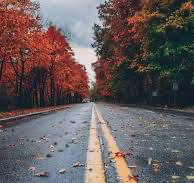
#> input picture OpenCv_Basics/Images/1.png, 194 x 183 px
$ python CVimages.py
#> lines starting #> are read from the running program, lines starting #| are printed output that depends on the picture
'''
Getting started with imagse
->Reading an Images
->Check image attribute like datatype and shape
->Matrix reprsentation of an image in Numpy
->Color Images and splitting/merging images channels
->Displaying images using matplotlib
->VSaving Images
'''

#read and write images for your projects

import cv2

img = cv2.imread('1.png',0)      #enable you to read the images
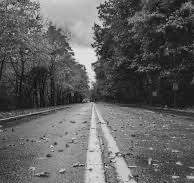
#> img: shape (183, 194); min 0, max 237, mean 96.2

print(img)
#> (printed output is left out)
'''
give you the matrix , it read all the pixel from images and assigned it to img variable

// output
[[153 147 159 ...  56  34  34]
 [146 131 103 ...  93  50  53]
 [134 114  93 ...  61  46  53]
 ...
 [ 85  72  87 ...  84  78 101]
 [ 85  76  98 ...  85  78  72]
 [ 80  78 103 ...  87  70  59]]
'''

cv2.imshow('image',img)

cv2.waitKey(5000)                 #image show only for 5 sec
cv2.destroyAllWindows()

cv2.imwrite('1CopyImage.png',img) #used to write image int he form of file
